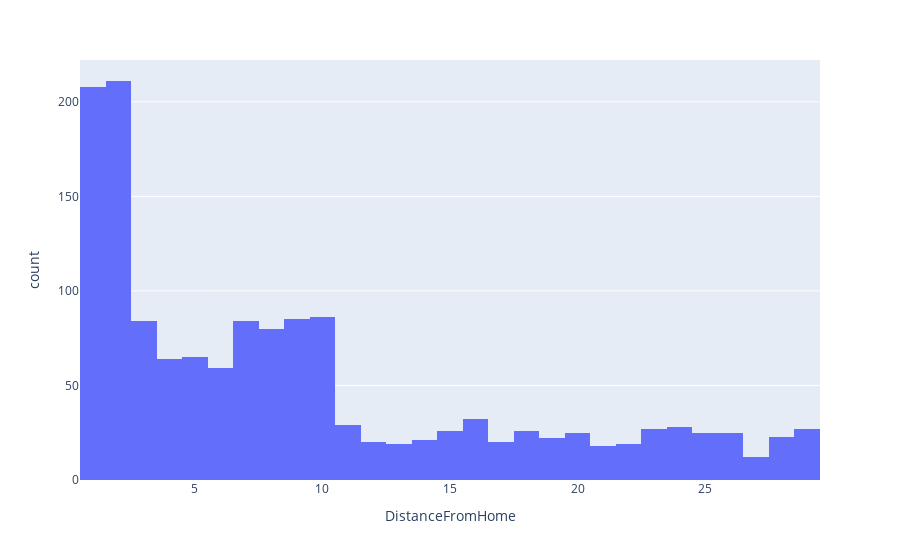

The notebook cell saved with this chart:
### Code cell
px.histogram(df, x='DistanceFromHome')

### Figure 1 — Plotly figure (JSON) as saved in the notebook; plotly's stock layout.template omitted (floating-point values rounded to 4 significant figures; data arrays with more than 128 entries replaced by an {"elided": "..."} marker saying what was removed)
{"data": [{"alignmentgroup": "True", "bingroup": "x", "hovertemplate": "DistanceFromHome=%{x}<br>count=%{y}<extra></extra>", "legendgroup": "", "marker": {"color": "#636efa", "pattern": {"shape": ""}}, "name": "", "offsetgroup": "", "orientation": "v", "showlegend": false, "type": "histogram", "x": {"elided": "1470 int values"}, "xaxis": "x", "yaxis": "y"}], "layout": {"barmode": "relative", "legend": {"tracegroupgap": 0}, "margin": {"t": 60}, "xaxis": {"anchor": "y", "domain": [0, 1], "title": {"text": "DistanceFromHome"}}, "yaxis": {"anchor": "x", "domain": [0, 1], "title": {"text": "count"}}}}
